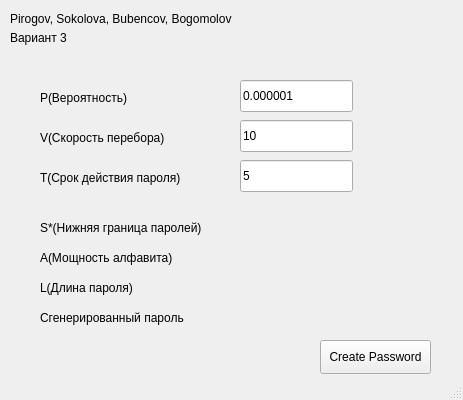
<?xml version="1.0" encoding="UTF-8"?>
<ui version="4.0">
 <class>MainWindow</class>
 <widget class="QMainWindow" name="MainWindow">
  <property name="geometry">
   <rect>
    <x>0</x>
    <y>0</y>
    <width>463</width>
    <height>400</height>
   </rect>
  </property>
  <property name="windowTitle">
   <string>MainWindow</string>
  </property>
  <widget class="QWidget" name="centralwidget">
   <widget class="QLabel" name="label">
    <property name="geometry">
     <rect>
      <x>10</x>
      <y>10</y>
      <width>261</width>
      <height>18</height>
     </rect>
    </property>
    <property name="text">
     <string>Pirogov, Sokolova, Bubencov, Bogomolov</string>
    </property>
   </widget>
   <widget class="QLabel" name="label_2">
    <property name="geometry">
     <rect>
      <x>10</x>
      <y>30</y>
      <width>71</width>
      <height>16</height>
     </rect>
    </property>
    <property name="text">
     <string>Вариант 3</string>
    </property>
   </widget>
   <widget class="QLabel" name="label_3">
    <property name="geometry">
     <rect>
      <x>40</x>
      <y>90</y>
      <width>101</width>
      <height>16</height>
     </rect>
    </property>
    <property name="text">
     <string>P(Вероятность)</string>
    </property>
   </widget>
   <widget class="QLabel" name="label_4">
    <property name="geometry">
     <rect>
      <x>40</x>
      <y>130</y>
      <width>141</width>
      <height>16</height>
     </rect>
    </property>
    <property name="text">
     <string>V(Скорость перебора)</string>
    </property>
   </widget>
   <widget class="QLabel" name="PowerAlphabet">
    <property name="geometry">
     <rect>
      <x>40</x>
      <y>250</y>
      <width>151</width>
      <height>16</height>
     </rect>
    </property>
    <property name="text">
     <string>A(Мощность алфавита)</string>
    </property>
   </widget>
   <widget class="QLabel" name="label_6">
    <property name="geometry">
     <rect>
      <x>40</x>
      <y>170</y>
      <width>161</width>
      <height>16</height>
     </rect>
    </property>
    <property name="text">
     <string>T(Срок действия пароля)</string>
    </property>
   </widget>
   <widget class="QLabel" name="LowerCasePassword">
    <property name="geometry">
     <rect>
      <x>40</x>
      <y>220</y>
      <width>191</width>
      <height>16</height>
     </rect>
    </property>
    <property name="text">
     <string>S*(Нижняя граница паролей) </string>
    </property>
   </widget>
   <widget class="QLabel" name="LengthPassword">
    <property name="geometry">
     <rect>
      <x>40</x>
      <y>280</y>
      <width>111</width>
      <height>16</height>
     </rect>
    </property>
    <property name="text">
     <string>L(Длина пароля)</string>
    </property>
   </widget>
   <widget class="QLineEdit" name="chanceLine">
    <property name="geometry">
     <rect>
      <x>240</x>
      <y>80</y>
      <width>113</width>
      <height>32</height>
     </rect>
    </property>
    <property name="text">
     <string>0.000001</string>
    </property>
    <property name="readOnly">
     <bool>true</bool>
    </property>
   </widget>
   <widget class="QLineEdit" name="speedLine">
    <property name="geometry">
     <rect>
      <x>240</x>
      <y>120</y>
      <width>113</width>
      <height>32</height>
     </rect>
    </property>
    <property name="text">
     <string>10</string>
    </property>
    <property name="readOnly">
     <bool>true</bool>
    </property>
   </widget>
   <widget class="QLineEdit" name="termLine">
    <property name="geometry">
     <rect>
      <x>240</x>
      <y>160</y>
      <width>113</width>
      <height>32</height>
     </rect>
    </property>
    <property name="text">
     <string>5</string>
    </property>
    <property name="readOnly">
     <bool>true</bool>
    </property>
   </widget>
   <widget class="QLabel" name="CreatedPassword">
    <property name="geometry">
     <rect>
      <x>40</x>
      <y>310</y>
      <width>191</width>
      <height>16</height>
     </rect>
    </property>
    <property name="text">
     <string>Сгенерированный пароль</string>
    </property>
   </widget>
   <widget class="QPushButton" name="pushButton">
    <property name="geometry">
     <rect>
      <x>320</x>
      <y>340</y>
      <width>111</width>
      <height>34</height>
     </rect>
    </property>
    <property name="text">
     <string>Create Password</string>
    </property>
   </widget>
   <widget class="QLabel" name="LowerCasePassword_text">
    <property name="geometry">
     <rect>
      <x>250</x>
      <y>220</y>
      <width>191</width>
      <height>16</height>
     </rect>
    </property>
    <property name="text">
     <string/>
    </property>
   </widget>
   <widget class="QLabel" name="Alphabet">
    <property name="geometry">
     <rect>
      <x>250</x>
      <y>250</y>
      <width>191</width>
      <height>16</height>
     </rect>
    </property>
    <property name="text">
     <string/>
    </property>
   </widget>
   <widget class="QLabel" name="LengthPassword_label">
    <property name="geometry">
     <rect>
      <x>250</x>
      <y>280</y>
      <width>191</width>
      <height>16</height>
     </rect>
    </property>
    <property name="text">
     <string/>
    </property>
   </widget>
   <widget class="QLabel" name="CreatedPassword_label">
    <property name="geometry">
     <rect>
      <x>250</x>
      <y>310</y>
      <width>191</width>
      <height>16</height>
     </rect>
    </property>
    <property name="text">
     <string/>
    </property>
   </widget>
  </widget>
  <widget class="QStatusBar" name="statusbar"/>
 </widget>
 <resources/>
 <connections/>
</ui>
